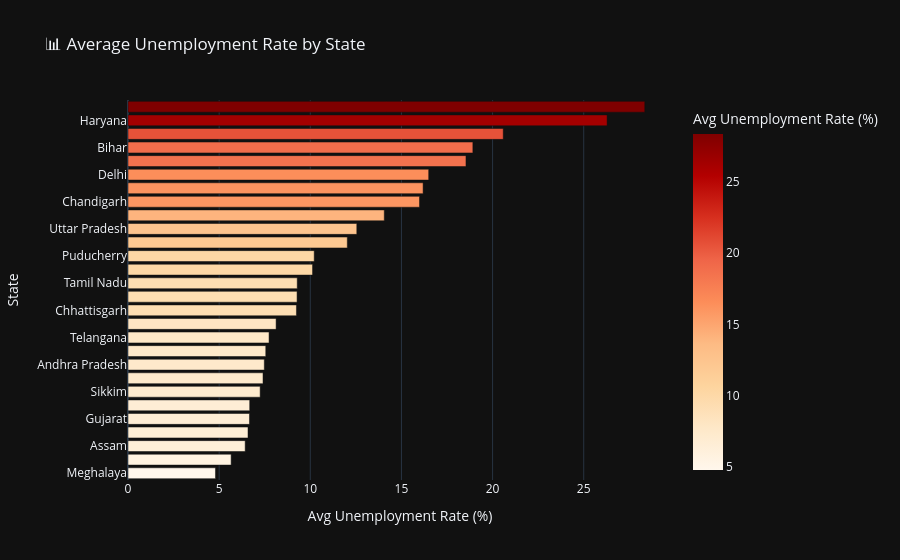

The cell this chart's notebook holds for it:
### Markdown cell above
---
## 7. State-wise avg. unemployment rate

### Code cell
state_avg = df1.groupby('Region')['Unemployment_Rate'].mean().sort_values(ascending=False).reset_index()

fig = px.bar(
    state_avg, x='Unemployment_Rate', y='Region', orientation='h',
    title='📊 Average Unemployment Rate by State',
    labels={'Unemployment_Rate': 'Avg Unemployment Rate (%)', 'Region': 'State'},
    color='Unemployment_Rate',
    color_continuous_scale='OrRd',
    template='plotly_dark'
)
fig.update_layout(height=700, yaxis={'categoryorder': 'total ascending'})
fig.show()

### Figure 1 — Plotly figure (JSON) as saved in the notebook; plotly's stock layout.template omitted (floating-point values rounded to 4 significant figures)
{"data": [{"hovertemplate": "Avg Unemployment Rate (%)=%{marker.color}<br>State=%{y}<extra></extra>", "legendgroup": "", "marker": {"color": [28.35, 26.28, 20.59, 18.92, 18.54, 16.5, 16.19, 15.99, 14.06, 12.55, 12.03, 10.22, 10.12, 9.284, 9.274, 9.24, 8.125, 7.738, 7.558, 7.477, 7.406, 7.249, 6.676, 6.664, 6.583, 6.428, 5.658, 4.799], "coloraxis": "coloraxis", "pattern": {"shape": ""}}, "name": "", "orientation": "h", "showlegend": false, "textposition": "auto", "type": "bar", "x": [28.35, 26.28, 20.59, 18.92, 18.54, 16.5, 16.19, 15.99, 14.06, 12.55, 12.03, 10.22, 10.12, 9.284, 9.274, 9.24, 8.125, 7.738, 7.558, 7.477, 7.406, 7.249, 6.676, 6.664, 6.583, 6.428, 5.658, 4.799], "xaxis": "x", "y": ["Tripura", "Haryana", "Jharkhand", "Bihar", "Himachal Pradesh", "Delhi", "Jammu & Kashmir", "Chandigarh", "Rajasthan", "Uttar Pradesh", "Punjab", "Puducherry", "Kerala", "Tamil Nadu", "Goa", "Chhattisgarh", "West Bengal", "Telangana", "Maharashtra", "Andhra Pradesh", "Madhya Pradesh", "Sikkim", "Karnataka", "Gujarat", "Uttarakhand", "Assam", "Odisha", "Meghalaya"], "yaxis": "y"}], "layout": {"autosize": true, "barmode": "relative", "coloraxis": {"colorbar": {"title": {"text": "Avg Unemployment Rate (%)"}}, "colorscale": [[0, "rgb(255,247,236)"], [0.125, "rgb(254,232,200)"], [0.25, "rgb(253,212,158)"], [0.375, "rgb(253,187,132)"], [0.5, "rgb(252,141,89)"], [0.625, "rgb(239,101,72)"], [0.75, "rgb(215,48,31)"], [0.875, "rgb(179,0,0)"], [1, "rgb(127,0,0)"]]}, "legend": {"tracegroupgap": 0}, "title": {"text": "📊 Average Unemployment Rate by State"}, "xaxis": {"anchor": "y", "autorange": true, "domain": [0, 1], "range": [0, 29.84], "title": {"text": "Avg Unemployment Rate (%)"}, "type": "linear"}, "yaxis": {"anchor": "x", "autorange": true, "categoryorder": "total ascending", "domain": [0, 1], "range": [-0.5, 27.5], "title": {"text": "State"}, "type": "category"}}}
